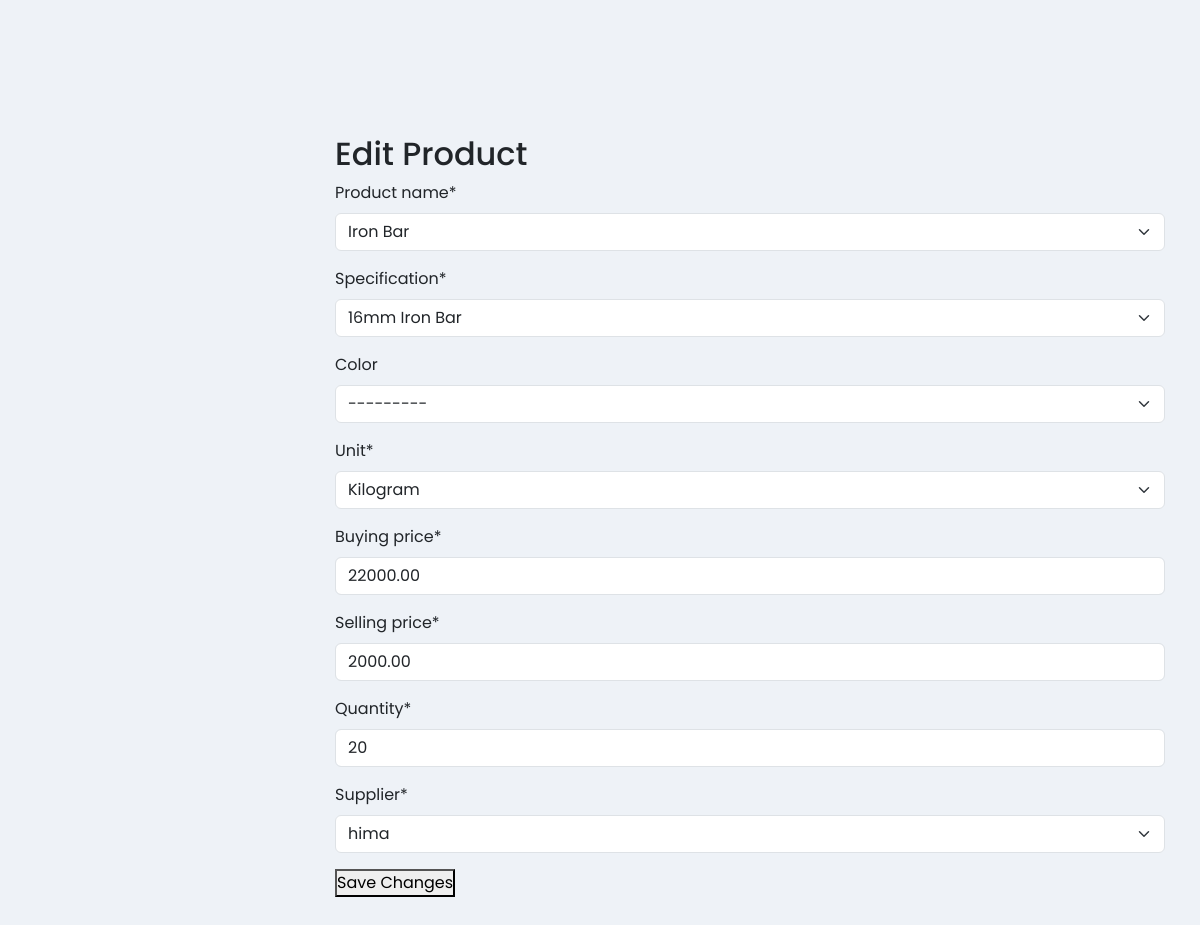
Screenshot of /inventory/edit/3/ with the database file from the repository.
### inventory/models.py (models this page shows, shortened)
class Product(models.Model):
    PRODUCT_NAMES = (
        ('cement', 'Cement'),
        ('iron_bar', 'Iron Bar'),
        ('nails', 'Nails'),
        ('wire_mesh', 'Wire Mesh'),
        ('barbed_wire', 'Barbed Wire'),
        ('iron_sheet', 'Iron Sheet'),
        ('wheelbarrow', 'Wheelbarrow'),
        ('paint', 'Paint'),
    )
    SPECIFICATION_CHOICES = (
        ('cem iiN', 'cem iiN Cement'),
        ('cem iiiN', 'cem iiiN Cement'),
        ('10mm', '10mm Iron Bar'),
        ('12mm', '12mm Iron Bar'),
        ('16mm', '16mm Iron Bar'),
        ('27gauge', '27 Gauge'),
        ('28gauge', '28 Gauge'),
        ('high_tensile', 'High Tensile'),
        ('low_tensile', 'Low Tensile'),
    )
    COLOR_CHOICES = (
        ('red', 'Red'),
        ('blue', 'Blue'),
        ('green', 'Green'),
        ('black', 'Black'),
        ('white', 'White'),
        ('silver', 'Silver'),
    )
    UNIT_CHOICES = (
        ('piece', 'Piece'),
        ('kg', 'Kilogram'),
        ('bundle', 'Bundle'),
        ('roll', 'Roll'),
        ('box', 'Box'),
        ('bag', 'Bag'),
    )
    product_name = models.CharField(max_length=50, choices=PRODUCT_NAMES)
    specification = models.CharField(max_length=100, choices=SPECIFICATION_CHOICES)
    color = models.CharField(max_length=50, choices=COLOR_CHOICES, blank=True, null=True)
    unit = models.CharField(max_length=50, choices=UNIT_CHOICES)
    buying_price = models.DecimalField(max_digits=12, decimal_places=2)
    selling_price = models.DecimalField(max_digits=12, decimal_places=2)
    quantity = models.PositiveIntegerField()
    available_stock = models.PositiveIntegerField(default=0)
    supplier = models.ForeignKey(Supplier, on_delete=models.CASCADE, related_name='products')
    created_by = models.ForeignKey(settings.AUTH_USER_MODEL, on_delete=models.SET_NULL, null=True, blank=True)
    created_at = models.DateTimeField(auto_now_add=True)
    updated_at = models.DateTimeField(auto_now=True)

### inventory/views.py (the view)
def edit_product(request, pk):
    product = get_object_or_404(Product, pk=pk)
    if request.method == 'POST':
        form = ProductForm(request.POST or None, instance=product)
        if form.is_valid():
            updated_product = form.save(commit=False)
            updated_product.created_by = product.created_by
            updated_product.available_stock = updated_product.quantity
            updated_product.save()
        return redirect('product_list')
    else:
        form = ProductForm(instance=product)
    return render(request, "edit_product.html", {'form':form})

### inventory/forms.py
class ProductForm(forms.ModelForm):
    class Meta:
        model = Product
        fields = [
            'product_name',
            'specification',
            'color',
            'unit',
            'buying_price',
            'selling_price',
            'quantity',
            'supplier',
        ]
        widgets = {
            'product_name': forms.Select(attrs={'class': 'form-select'}),
            'specification': forms.Select(attrs={'class': 'form-select'}),
            'color': forms.Select(attrs={'class': 'form-select'}),
            'unit': forms.Select(attrs={'class': 'form-select'}),
            'buying_price': forms.NumberInput(attrs={'class': 'form-control'}),
            'selling_price': forms.NumberInput(attrs={'class': 'form-control'}),
            'quantity': forms.NumberInput(attrs={'class': 'form-control'}),
            'supplier': forms.Select(attrs={'class': 'form-select'}),
        }

### suppliers/models.py (called while the page is built)
    def __str__(self):
        return self.company_name

### inventory/templates/edit_product.html (shortened to what this page needs)
{% extends 'base.html' %}
{% load crispy_forms_tags %}
{% block content %}
<h2>Edit Product</h2>
<form method="POST">
    {{ form|crispy}}
    <button type="submit">Save Changes</button>
</form>
{% endblock %}

### nyondo_stock_project/static/styles.css (style rules this page uses)
* { margin: 0; padding: 0; box-sizing: border-box; }
body { font-family: 'Poppins', sans-serif; background: #eef2f7; overflow-x: hidden; }

### rows the page displays
Product: product_name "Iron Bar", specification "16mm Iron Bar", color "---------", unit "Kilogram", buying_price "22000.00", selling_price "2000.00", quantity "20", supplier "hima"
